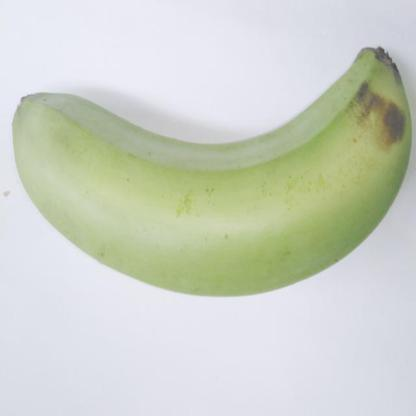
#> input picture input/banana1.jpg, 416 x 416 px
$ python -i clahe.py   (imports and definitions only)
#> lines starting #> are read from the running program, lines starting #| are printed output that depends on the picture
#> further down, picture is the input picture: shape (416, 416, 3); mean B, G, R 198.8, 210.2, 204.9
# huaiyu/clahe.py

import cv2 as cv


def apply_clahe(image):
    # Convert BGR to LAB
    lab_image = cv.cvtColor(
        image,
        cv.COLOR_BGR2LAB
    )
#> lab_image: shape (416, 416, 3); mean of channels 0, 1, 2 213.2, 124.5, 133.2

    l, a, b = cv.split(lab_image)
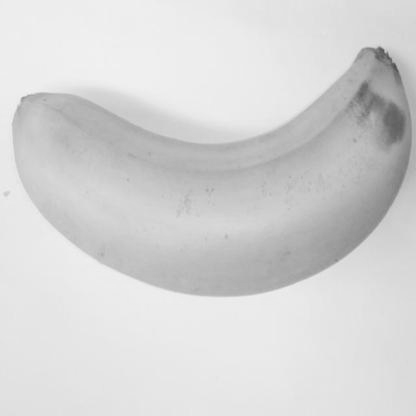
#> l: shape (416, 416); min 75, max 243, mean 213.2
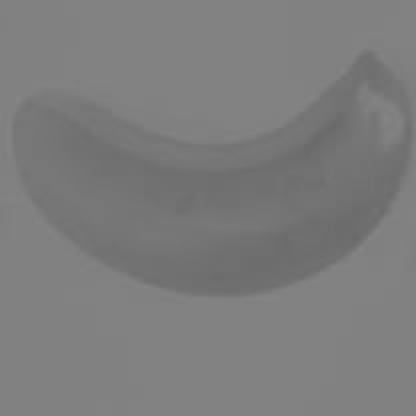
#> a: shape (416, 416); min 105, max 134, mean 124.5
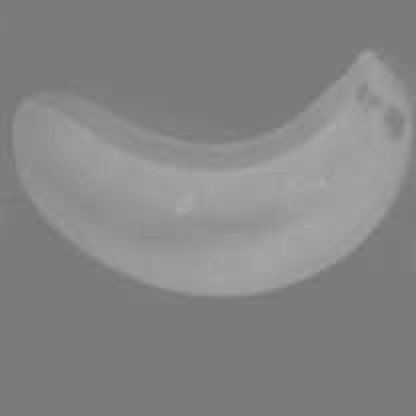
#> b: shape (416, 416); min 118, max 171, mean 133.2

    clahe = cv.createCLAHE(
        clipLimit=2.0,
        tileGridSize=(8, 8)
    )

    enhanced_l = clahe.apply(l)
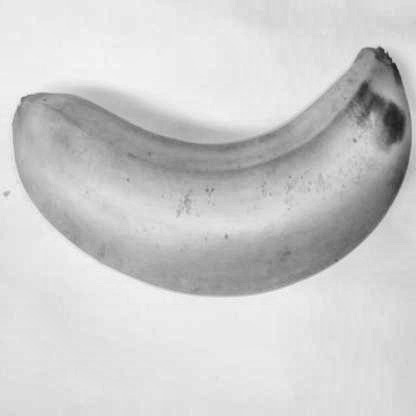
#> enhanced_l: shape (416, 416); min 32, max 246, mean 205.1

    enhanced_lab = cv.merge(
        (enhanced_l, a, b)
    )
#> enhanced_lab: shape (416, 416, 3); mean of channels 0, 1, 2 205.1, 124.5, 133.2

    enhanced_image = cv.cvtColor(
        enhanced_lab,
        cv.COLOR_LAB2BGR
    )
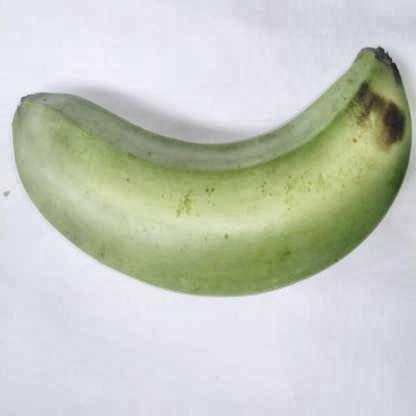
#> enhanced_image: shape (416, 416, 3); mean B, G, R 191, 201.8, 196.8

    return enhanced_image

>>> import cv2
>>> picture = cv2.imread('../input/banana1.jpg')
>>> result = apply_clahe(picture)
